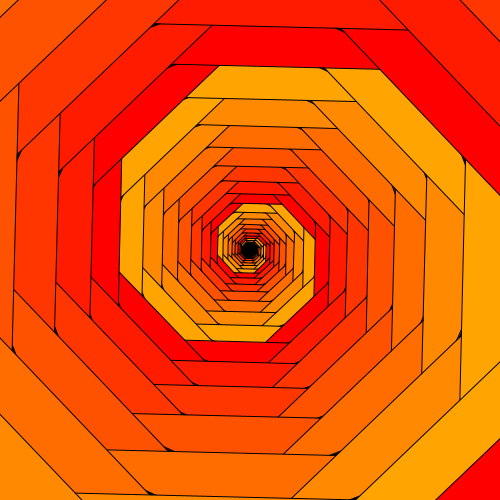
Frame 1 (no input)
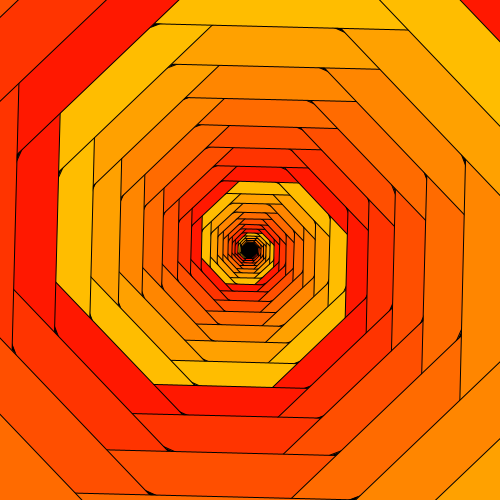
Frame 60 (the mouse pressed at the canvas centre just before this capture)
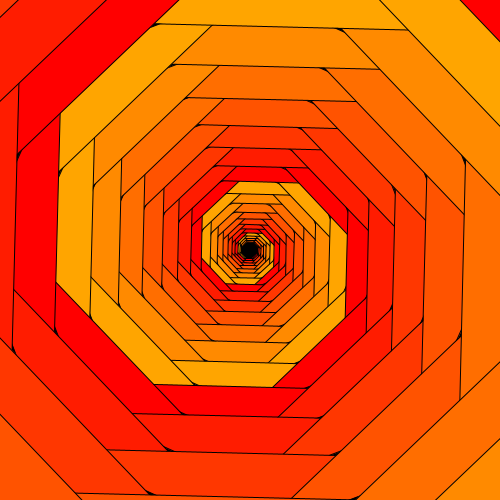
Frame 120 (the mouse held since frame 60 and released just before this capture)

The Processing sketch that drew these frames (run headless with seeded random() and noise(); from frame 60 on, the mouse is pressed at the canvas centre):

// Processing sketch: radioactiveTunnel
// ── radioactiveTunnel.pde
float distance = 1;
float angle = 0;
float phase = 0;
float phase2 = 0;

void setup() {
  size(500, 500);
  colorMode(HSB);
}

void draw() {
  pushMatrix();
  background(255, 0, 0);
  distance = 10;
  translate(width / 2.0, height / 2.0);
  float x = 0;
  float y = 0;
  float thisAngle = angle;
  thisAngle = 0;
  beginShape(TRIANGLE_STRIP);
  float thisPhase = phase;
  while (distance <= 500) {
    fill(thisPhase * 32, 255, 255);
    thisPhase += 1 / 7.0;
    if (thisPhase >= 1.0) {
      thisPhase -= 1.0;
    }
    x = distance * sin(thisAngle);
    y = distance * cos(thisAngle);
    distance *= 1.025;
    thisAngle += PI / 4.0;
    vertex(x, y);
  }
  endShape();
  int nFrames = 32;
  phase += 1 / float(nFrames);
  if (phase >= 1.0) {
    phase -= 1.0;
  }

  angle -= PI / 256.0;

  if (angle < 0) {
    angle += TWO_PI;
  }
  popMatrix();

  phase2 += 1 / 4096.0;
  if (phase2 >= 1.0) {
    phase2 -= 1.0;
  }
};
